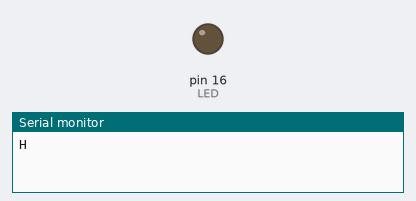
The sketch below on a simulated Arduino Uno, built with avr-gcc and run on an emulated ATmega328P. Shown: output pins drawn as LEDs (lit = HIGH), the last lines printed to the serial monitor.

Above: at 7.5 s.
At 17.5 s:
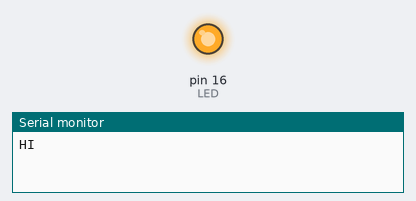
Timing chart, 0 to 32.5 s (numbered marks = the images above):
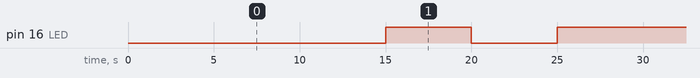

Measured:
- by itself, pin 16 (LED): repeats every 25.0 s: LOW 5.0 s, HIGH 10.0 s, LOW 5.0 s, HIGH 5.0 s
- by itself, everything shown: repeats every 25.0 s, in 4 steps

The sketch:

esp8266_stm32_uart_tx.ino
```cpp
#define LED 16
void setup() {
    // Set baud rate + switch Rx/Tx pins to D7/D8
    Serial.begin(115200);
    Serial.swap();
    pinMode(LED, OUTPUT);
}

void loop() {
    // Send using UART over Rx/Tx (D7/D8)

    delay(5000);

    Serial.print("H");
    delay(5000);
    digitalWrite(LED, LOW);

    Serial.print("I");
    delay(5000);
    digitalWrite(LED, HIGH);

    Serial.print("\n");
    delay(5000);
    digitalWrite(LED, LOW);

    Serial.print("\r");
    delay(5000);
    digitalWrite(LED, HIGH);

}
```
